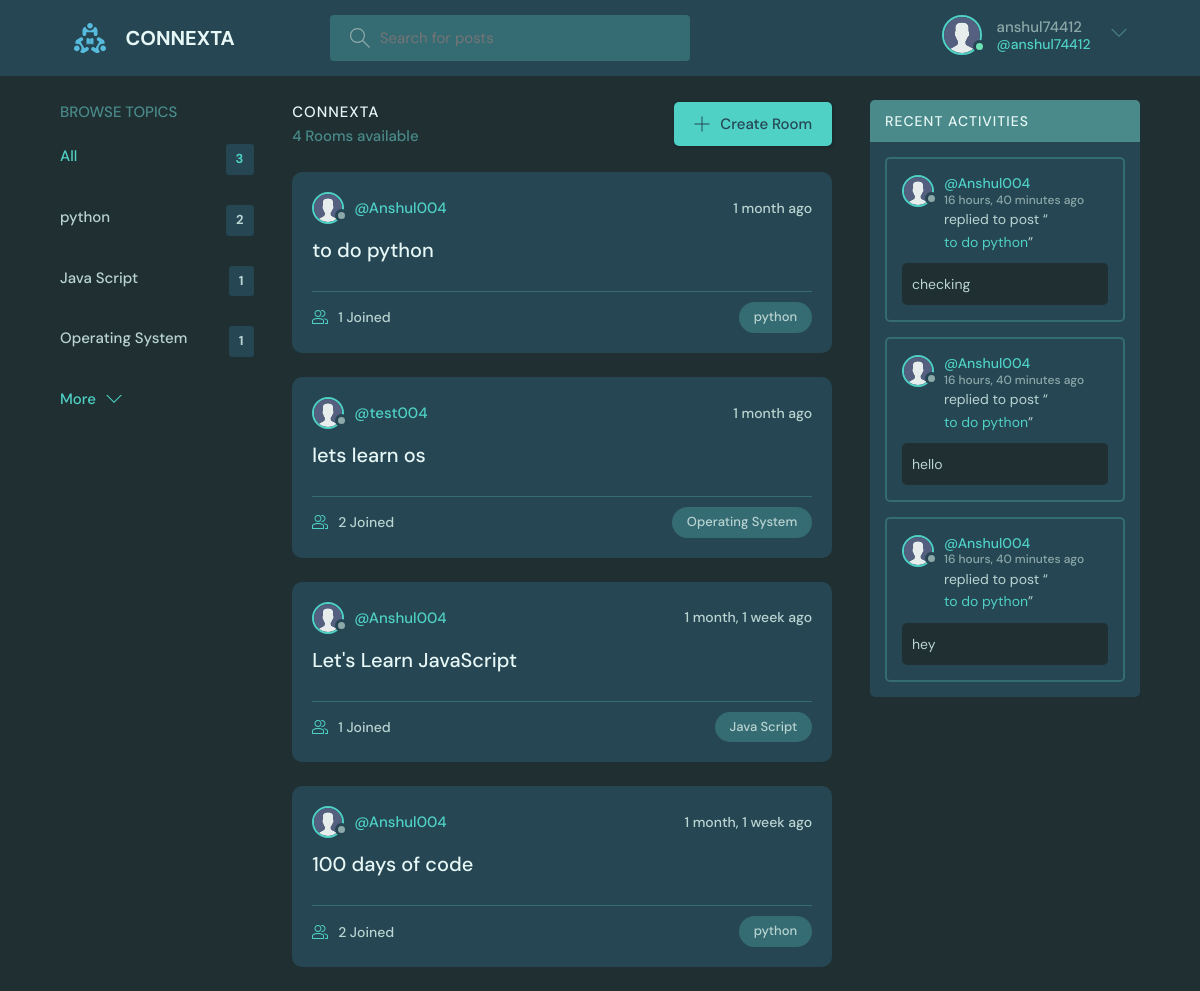
Page /home/ (signed in) on the committed database.
### base/models.py (models this page shows, shortened)
class User(AbstractUser):
    name = models.CharField(max_length=200, null=True)
    email = models.EmailField(unique=True, null=True)
    bio = models.TextField(null=True)
    avatar = models.ImageField(null=True, default="avatar.svg")
    USERNAME_FIELD = 'email'
    REQUIRED_FIELDS = []
    objects = CustomUserManager()

class Topic(models.Model):
    name = models.CharField(max_length=200)

class Room(models.Model):
    host = models.ForeignKey(User, on_delete=models.SET_NULL, null=True)
    topic = models.ForeignKey(Topic, on_delete=models.SET_NULL, null=True)
    name = models.CharField(max_length=200)
    description = models.TextField(null=True, blank=True)
    participants = models.ManyToManyField(
        User, related_name='participants', blank=True)
    updated = models.DateTimeField(auto_now=True)
    created = models.DateTimeField(auto_now_add=True)
    class Meta:
        ordering = ['-updated', '-created']
    def __str__(self):
        return self.name

class Message(models.Model):
    user = models.ForeignKey(User, on_delete=models.CASCADE)
    room = models.ForeignKey('Room', on_delete=models.CASCADE)
    body = models.TextField()
    hashtags = models.CharField(max_length=500, blank=True)
    image = models.ImageField(upload_to='temp/', blank=True, null=True)
    pdf = models.FileField(upload_to='temp/', blank=True, null=True)
    image_url = models.URLField(blank=True, null=True)
    pdf_url = models.URLField(blank=True, null=True)
    updated = models.DateTimeField(auto_now=True)
    created = models.DateTimeField(auto_now_add=True)
    class Meta:
        ordering = ['-updated', '-created']

### base/views.py (the view)
# urls.py: path('home/', views.home, name="home"),
@login_required(login_url='login')
def home(request):
    q = request.GET.get('q') if request.GET.get('q') != None else ''
    rooms = Room.objects.filter(
        Q(topic__name__icontains=q) |
        Q(name__icontains=q) |
        Q(description__icontains=q)
    )
    topics = Topic.objects.all()[0:5]
    room_count = rooms.count()
    room_messages = Message.objects.filter(
        Q(room__topic__name__icontains=q))[0:3]
    context = {'rooms': rooms, 'topics': topics,
               'room_count': room_count, 'room_messages': room_messages}
    return render(request, 'base/home.html', context)

### base/templates/base/home.html (shortened to what this page needs)
{% extends 'main.html' %}
{% block content %}
<main class="layout layout--3">
  <div class="container">
    {% include 'base/topics_component.html' %}
    <div class="roomList">
      <div class="roomList__header">
        <div>
          <h2>CONNEXTA</h2>
          <p>{{room_count}} Rooms available</p>
        </div>
        <a class="btn btn--main" href="{% url 'create-room' %}">
          <svg version="1.1" xmlns="http://www.w3.org/2000/svg" width="32" height="32" viewBox="0 0 32 32">
            <title>add</title>
            <path
              d="M16.943 0.943h-1.885v14.115h-14.115v1.885h14.115v14.115h1.885v-14.115h14.115v-1.885h-14.115v-14.115z">
            </path>
          </svg>
          Create Room
        </a>
      </div>
      {% include 'base/feed_component.html' %}
    </div>
    {% include 'base/activity_component.html' %}
  </div>
</main>
{% endblock %}

### templates/navbar.html (shortened to what this page needs)
{% load static %}
<header class="header header--loggedIn">
    <div class="container">
        <a href="{% url 'dashboard' %}" class="header__logo">
            <img src="{% static 'images/logo.svg' %}" />
            <h1>CONNEXTA</h1>
        </a>
        <form class="header__search" method="GET" action="{% url 'home' %}">
            <label>
                <input name="q" placeholder="Search for posts" />
            </label>
        </form>
        <nav class="header__menu">
            {% if request.user.is_authenticated %}
            <div class="header__user">
                <a href="{% url 'update-user' %}">
                    <div class="avatar avatar--medium active">
                        <img src="{{request.user.avatar.url}}" />
                    </div>
                    <p>{{request.user.username}} <span>@{{request.user.username}}</span></p>
                </a>
                <button class="dropdown-button">
                    <svg version="1.1" xmlns="http://www.w3.org/2000/svg" width="32" height="32" viewBox="0 0 32 32">
                        <title>chevron-down</title>
                        <path d="M16 21l-13-13h-3l16 16 16-16h-3l-13 13z"></path>
                    </svg>
                </button>
            </div>
            {% else %}
            <a href="{% url 'login' %}">
                <img src="{% static 'images/avatar.svg' %}" />
                <p>Login</p>
            </a>
            {% endif %}
        </nav>
    </div>
</header>

### base/templates/base/topics_component.html
<div class="topics">
    <div class="topics__header">
        <h2>Browse Topics</h2>
    </div>
    <ul class="topics__list">
        <li>
            <a href="{% url 'home' %}" class="active">All <span>{{topics.count}}</span></a>
        </li>
        {% for topic in topics %}
        <li>
            <a href="{% url 'home' %}?q={{topic.name}}">{{topic.name}}<span>{{topic.room_set.all.count}}</span></a>
        </li>
        {% endfor %}
    </ul>
    <a class="btn btn--link" href="{% url 'topics' %}">
        More
        <svg version="1.1" xmlns="http://www.w3.org/2000/svg" width="32" height="32" viewBox="0 0 32 32">
            <title>chevron-down</title>
            <path d="M16 21l-13-13h-3l16 16 16-16h-3l-13 13z"></path>
        </svg>
    </a>
</div>

### base/templates/base/feed_component.html (shortened to what this page needs)
{% for room in rooms %}
<div class="roomListRoom">
    <div class="roomListRoom__header">
        <a href="{% url 'user-profile' room.host.id %}" class="roomListRoom__author">
            <div class="avatar avatar--small">
                <img src="{{room.host.avatar.url}}" />
            </div>
            <span>@{{room.host.username}}</span>
        </a>
        <div class="roomListRoom__actions">
            <span>{{room.created|timesince}} ago</span>
        </div>
    </div>
    <div class="roomListRoom__content">
        <a href="{% url 'room' room.id %}">{{room.name}}</a>
    </div>
    <div class="roomListRoom__meta">
        <a href="{% url 'room' room.id %}" class="roomListRoom__joined">
            {{room.participants.all.count}} Joined
        </a>
        <p class="roomListRoom__topic">{{room.topic.name}}</p>
    </div>
</div>
{% endfor %}

### base/templates/base/activity_component.html (shortened to what this page needs)
<div class="activities">
    <div class="activities__header">
        <h2>Recent Activities</h2>
    </div>
    {% for message in room_messages %}
    <div class="activities__box">
        <div class="activities__boxHeader roomListRoom__header">
            <a href="{% url 'user-profile' message.user.id %}" class="roomListRoom__author">
                <div class="avatar avatar--small">
                    <img src="{{message.user.avatar.url}}" />
                </div>
                <p>
                    @{{message.user.username}}
                    <span>{{message.created|timesince}} ago</span>
                </p>
            </a>
        </div>
        <div class="activities__boxContent">
            <p>replied to post “<a href="{% url 'room' message.room.id %}">{{message.room}}</a>”</p>
            <div class="activities__boxRoomContent">{{message.body}}</div>
        </div>
    </div>
    {% endfor %}
</div>

### rows in the picture
User: user.avatar (placeholder picture), user.username "anshul74412"
Topic: name "python", room_set.all.count "2"
Topic: name "Java Script", room_set.all.count "1"
Topic: name "Operating System", room_set.all.count "1"
Room: host.avatar (placeholder picture), host.username "Anshul004", created "1 month", name "to do python", participants.all.count "1", topic.name "python"
Room: host.avatar (placeholder picture), host.username "test004", created "1 month", name "lets learn os", participants.all.count "2", topic.name "Operating System"
Room: host.avatar (placeholder picture), host.username "Anshul004", created "1 month, 1 week", name "Let's Learn JavaScript", participants.all.count "1", topic.name "Java Script"
Room: host.avatar (placeholder picture), host.username "Anshul004", created "1 month, 1 week", name "100 days of code", participants.all.count "2", topic.name "python"
Message: user.avatar (placeholder picture), user.username "Anshul004", created "16 hours, 40 minutes", room "to do python", body "checking"
Message: user.avatar (placeholder picture), user.username "Anshul004", created "16 hours, 40 minutes", room "to do python", body "hello"
Message: user.avatar (placeholder picture), user.username "Anshul004", created "16 hours, 40 minutes", room "to do python", body "hey"

### other values in the picture
{{ topics.count }} "3"
{{ room_count }} "4"
